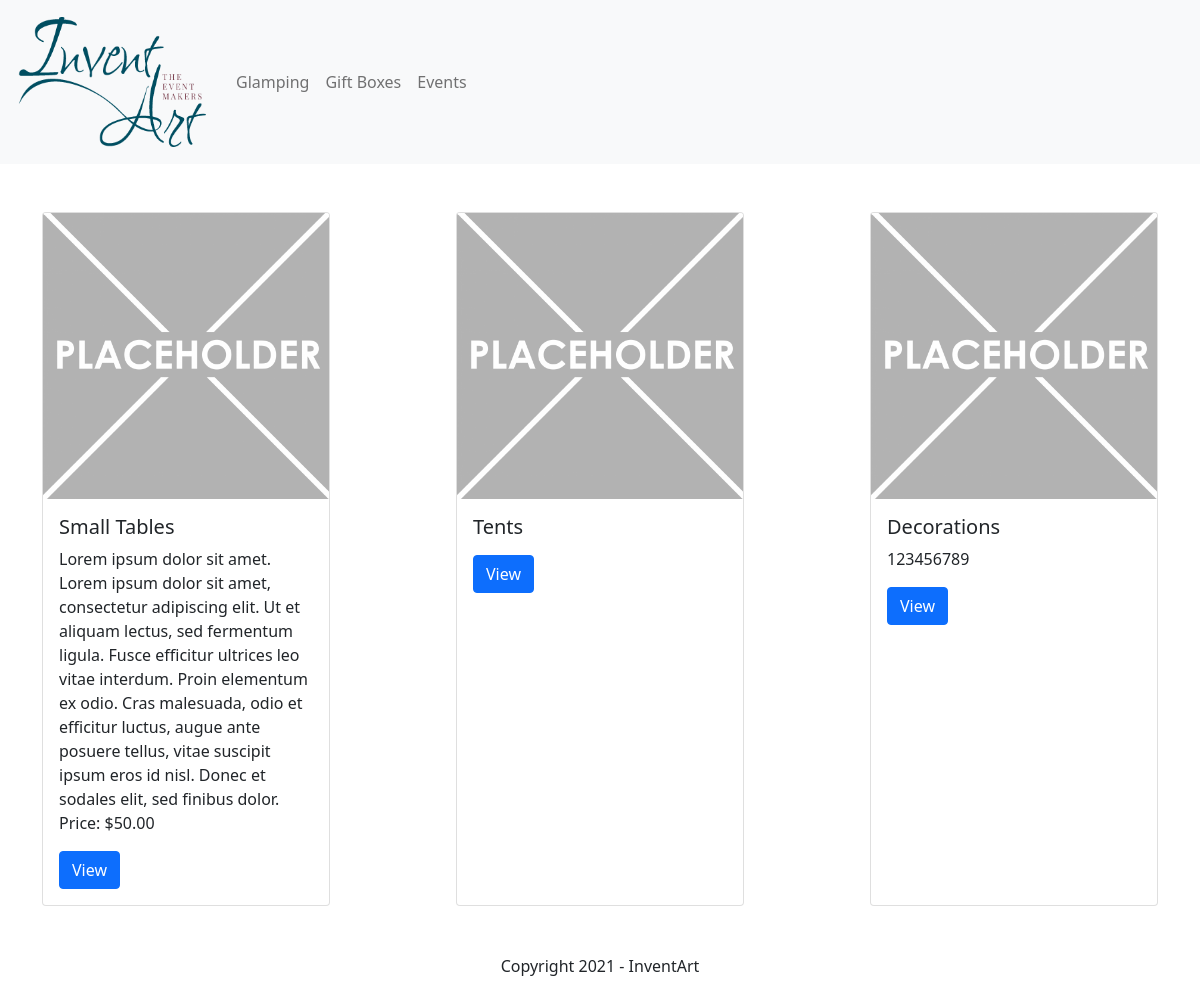
The app's page /index.php?id=2 with its own data.
### tables this page shows
CREATE TABLE `subjects` (
  `id` int(11) NOT NULL,
  `menu_name` varchar(255) DEFAULT NULL,
  `position` int(3) DEFAULT NULL,
  `visible` tinyint(1) DEFAULT NULL
);

CREATE TABLE `products` (
  `id` int(11) NOT NULL,
  `subject_id` int(11) DEFAULT NULL,
  `menu_name` varchar(255) DEFAULT NULL,
  `position` int(3) DEFAULT NULL,
  `visible` tinyint(1) DEFAULT NULL,
  `content` text DEFAULT NULL
);

### private/functions.php (called while the page is built, shortened)
<?php
    function url_for($script_path){
        if($script_path[0] !== '/'){
            $script_path = "/" . $script_path;
        }
        return WWW_ROOT . $script_path;
    }
    function u($string=""){
        return urlencode($string);
    }
    function h($string=""){
        return htmlspecialchars($string);
    }
?>

### private/query_functions.php (called while the page is built, shortened)
<?php
    function find_all_subjects(){
        global $db;
        $sql = "SELECT * FROM subjects ";
        $sql .= "ORDER BY position ASC";
        $result = mysqli_query($db, $sql);
        return $result;
    }
    function find_product_by_subject_id($subject_id){
        global $db;
        $sql = "SELECT * FROM products ";
        $sql .= "WHERE subject_id='" . db_escape($db, $subject_id) . "' ";
        $sql .= "ORDER BY position ASC";
        $result = mysqli_query($db, $sql);
        return $result;
    }
?>

### private/database.php (called while the page is built, shortened)
<?php
    function db_escape($connection, $string){
        return mysqli_real_escape_string($connection, $string);
    }
?>

### public/index.php (the view, shortened to what this page needs)
<?php require_once("../private/initialize.php"); ?>
<?php
if(isset($_GET["id"])){
    $subject_id = $_GET["id"];
    $subject = find_subject_by_id($subject_id, ["visible" => true]);
} else {
}
include(SHARED_PATH . "/public_header.php");
include(SHARED_PATH . "/public_navigation.php");
?>
<div id="main">
    <?php
        if(isset($subject)){
            $allowed_tags = "<div><img><h1><h2><h3><h4><h5><p><br><ul><li><strong>";
            ?>
            <div class="container pt-5">
                <div id="page" class="d-flex justify-content-between">
                <?php
                $products = find_product_by_subject_id($subject_id);
                while($product = mysqli_fetch_assoc($products)){
                ?>
                    <div class="card" style="width: 18rem;">
                        <img src="images/placeholder.png" class="card-img-top" alt="...">
                        <div class="card-body">
                <?php
                            echo "<h5 class='card-title'>" . strip_tags($product['menu_name'], $allowed_tags) . "</h5>";
                            echo "<p class='card-text'>" . strip_tags($product['content'], $allowed_tags) . "</p>";
                ?>
                            <a href="<?php echo url_for('details.php?id=' . h(u($product["id"]))); ?>" class="btn btn-primary">View</a>
                        </div>
                    </div>
                <?php
                }
                ?>
                </div>
            </div>
        <?php
        } else {
            include(SHARED_PATH . "/homepage.php");
        }
    ?>
</div>
<?php include_once(SHARED_PATH . "/public_footer.php"); ?>

### private/shared/public_header.php (shortened to what this page needs)
<!DOCTYPE html>
<html lang="en">
<head>
    <link href="https://cdn.jsdelivr.net/npm/bootstrap@5.1.0/dist/css/bootstrap.min.css" rel="stylesheet">
    <link rel="stylesheet" media="all" href="<?php echo url_for("/stylesheets/theme_public.css"); ?>">
</head>
<body>

### private/shared/public_navigation.php (shortened to what this page needs)
<header>
    <nav class="navbar navbar-expand-lg navbar-light bg-light">
        <div class="container-fluid">
            <a class="navbar-brand" href="<?php echo url_for("/index.php"); ?>">
                <img src="<?php echo url_for("/images/logo_inventart.png"); ?>" alt="Logo InventArt">
            </a>
            <?php $nav_subjects = find_all_subjects(); ?>
            <ul class="navbar-nav me-auto mb-2 mb-lg-0">
                <?php while($nav_subject = mysqli_fetch_assoc($nav_subjects)) {?>
                <?php if(!$nav_subject["visible"]){ continue;} ?>
                <li class="nav-item dropdown">
                    <a class="nav-link" href="<?php echo url_for("index.php?id=" . h(u($nav_subject['id']))); ?>">
                        <?php echo h($nav_subject["menu_name"]); ?>
                    </a>
                </li>
                <?php }  ?>
            </ul>
        </div>
    </nav>
</header>

### private/shared/public_footer.php (shortened to what this page needs)
    <footer class="mt-5">
        <div class="container-fluid">
            <p class="text-center">
                Copyright <?php echo date("Y") ?> - InventArt
            </p>
        </div>
    </footer>
</body>
</html>

### public/stylesheets/theme_public.css (style rules this page uses)
.navbar-brand > img { max-width: 200px; }

### records on screen
subjects: menu_name "Glamping"
subjects: menu_name "Gift Boxes"
subjects: menu_name "Events"
products: menu_name "Small Tables", content "Lorem ipsum dolor sit amet. Lorem ipsum dolor sit amet, consectetur adipiscing elit. Ut et aliquam lectus, sed fermentum ligula. Fusce efficitur ultrices leo vitae interdum. Proin elementum ex odio. Cras malesuada, odio et efficitur luctus, augue ante posuere tellus, vitae suscipit ipsum eros id nisl. Donec et sodales elit, sed finibus dolor. Price: $50.00"
products: menu_name "Tents"
products: menu_name "Decorations", content "123456789"
